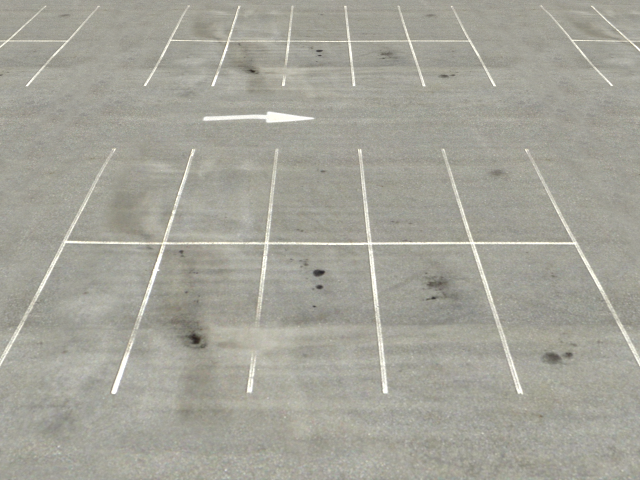
#> input picture parking.png, 640 x 480 px
$ python houghlinesP.py
#> lines starting #> are read from the running program, lines starting #| are printed output that depends on the picture; after the words box and inside, x2 and y2 are one past the last pixel; in counts of white or black regions, pixels touching at a corner belong together
import cv2
import numpy as np
import random


# utility functions
def randColor():
    r = random.randint(0, 255)
    g = random.randint(0, 255)
    b = random.randint(0, 255)
    rgb = [r, g, b]

    return rgb


img = cv2.imread("parking.png")
#> img is the input picture: shape (480, 640, 3); mean B, G, R 153.2, 163.3, 164.3
gray = cv2.cvtColor(img, cv2.COLOR_BGR2GRAY)

kernel_size = 5
blur_gray = cv2.GaussianBlur(gray, (kernel_size, kernel_size), 0)

low_threshold = 50
high_threshold = 150

edges = cv2.Canny(blur_gray, low_threshold, high_threshold)
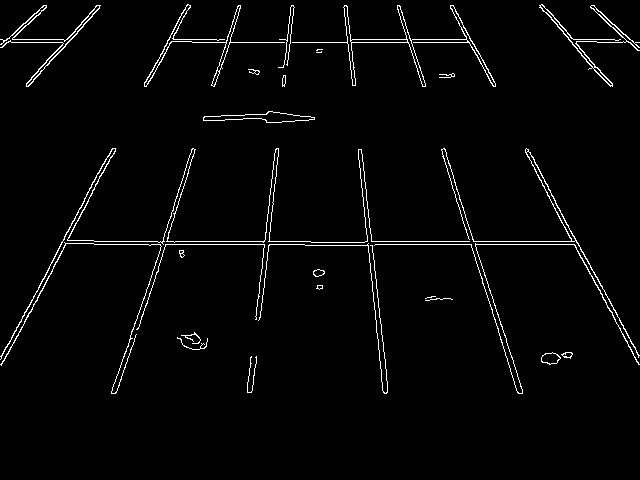
#> edges: shape (480, 640); 2.5% white in thin lines or dots, all inside (x1, y1, x2, y2) = (0, 4, 640, 394)

rho = 1  # distance resolution in pixels of the Hough grid
theta = np.pi / 180  # angular resolution in radians of the Hough grid
threshold = 10  # minimum number of votes (intersections in Hough grid cell)
min_line_length = 5  # minimum number of pixels making up a line
max_line_gap = 3  # maximum gap in pixels between connectable line segments
line_image = np.copy(img) * 0  # creating a blank to draw lines on
#> line_image: shape (480, 640, 3); every value is 0
parallel_line_image = np.copy(img)

# Run Hough on edge detected image
# Output "lines" is an array containing endpoints of detected line segments
lines = cv2.HoughLinesP(edges, rho, theta, threshold, np.array([]),
                        min_line_length, max_line_gap)
#> lines = 195 rows, first 6: [94, 244, 264, 244], [365, 241, 576, 241], [12, 39, 71, 39], [192, 42, 472, 42], [358, 151, 381, 379], [474, 44, 495, 85]

for line in lines:
    cv2.line(line_image, (line[0][0], line[0][1]), (line[0][2], line[0][3]), (255, 0, 0), 5)
#> this loop made 195 passes
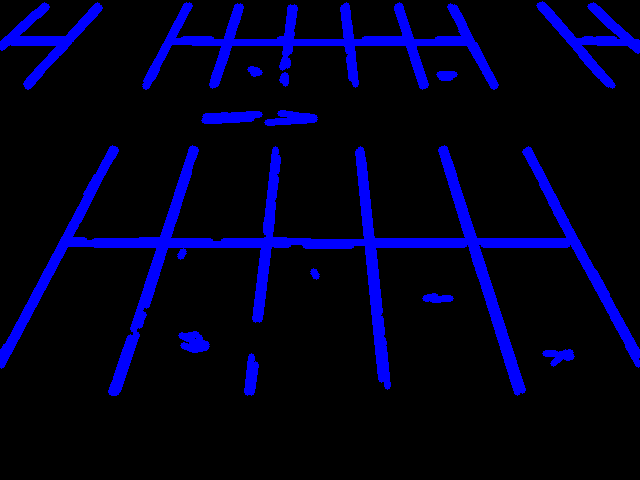
#> line_image: shape (480, 640, 3); mean B, G, R 28.5, 0, 0

# Draw the lines on the  image
lines_edges = cv2.addWeighted(img, 0.8, line_image, 1, 0)
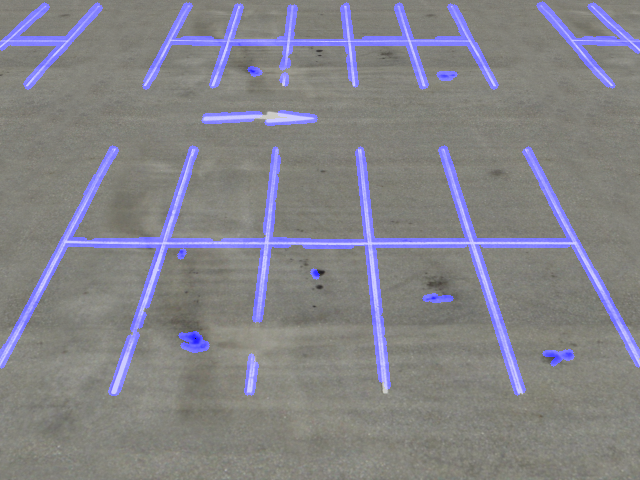
#> lines_edges: shape (480, 640, 3); mean B, G, R 136.1, 130.6, 131.5

i = 0
# draw parallel lines
for line1 in lines:
    line1_y2 = line1[0][3]
    line1_y1 = line1[0][1]
    line1_x2 = line1[0][2]
    line1_x1 = line1[0][0]
    slope1 = (line1_y2 - line1_y1) / (line1_x2 - line1_x1)
    for line2 in lines:
        if not np.array_equal(line1, line2):
            line2_y2 = line2[0][3]
            line2_y1 = line2[0][1]
            line2_x2 = line2[0][2]
            line2_x1 = line2[0][0]
            slope2 = (line2_y2 - line2_y1) / (line2_x2 - line2_x1)
            if slope1 == slope2:
                i = i + 1
                rgb = randColor()
                cv2.line(parallel_line_image, (line1_x1, line1_y1), (line1_x2, line1_y2), rgb, 2)
                cv2.line(parallel_line_image, (line2_x1, line2_y1), (line2_x2, line2_y2), rgb, 2)
                cv2.putText(parallel_line_image, "%d" % i, (line1_x1, line1_y1), cv2.FONT_HERSHEY_SIMPLEX, 0.5, rgb, 2,
                            cv2.LINE_AA)
                cv2.putText(parallel_line_image, "%d" % i, (line2_x2, line2_y2), cv2.FONT_HERSHEY_SIMPLEX, 0.5, rgb, 2,
                            cv2.LINE_AA)
#> this loop made 195 passes
#> line1 on passes 10 to 12: [[133, 329, 192, 148]], [[539, 5, 608, 84]], [[264, 240, 310, 241]]
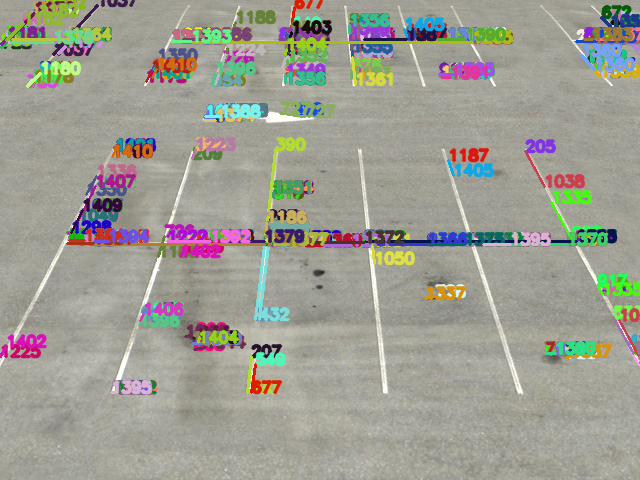
#> parallel_line_image: shape (480, 640, 3); 17.45% of pixels changed, all inside (x1, y1, x2, y2) = (0, 0, 640, 395)
    # [4 lines of commented-out code are left out]

cv2.imshow("Source", img)
cv2.imshow("Lines", line_image)
cv2.imshow("Lines Edges", lines_edges)
cv2.imshow("Parallel Lines", parallel_line_image)

cv2.waitKey()
